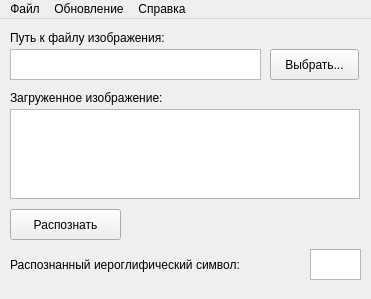
<?xml version="1.0" encoding="UTF-8"?>
<ui version="4.0">
 <class>MainWindow</class>
 <widget class="QMainWindow" name="MainWindow">
  <property name="geometry">
   <rect>
    <x>0</x>
    <y>0</y>
    <width>371</width>
    <height>299</height>
   </rect>
  </property>
  <property name="windowTitle">
   <string>Распознавание ГРЗ ТС КНР</string>
  </property>
  <widget class="QWidget" name="centralwidget">
   <widget class="QGraphicsView" name="gvImage">
    <property name="geometry">
     <rect>
      <x>10</x>
      <y>90</y>
      <width>350</width>
      <height>90</height>
     </rect>
    </property>
   </widget>
   <widget class="QPushButton" name="btnLoadImage">
    <property name="geometry">
     <rect>
      <x>270</x>
      <y>30</y>
      <width>89</width>
      <height>31</height>
     </rect>
    </property>
    <property name="text">
     <string>Выбрать...</string>
    </property>
   </widget>
   <widget class="QTextBrowser" name="tbImagePath">
    <property name="geometry">
     <rect>
      <x>10</x>
      <y>30</y>
      <width>251</width>
      <height>31</height>
     </rect>
    </property>
    <property name="verticalScrollBarPolicy">
     <enum>Qt::ScrollBarAlwaysOff</enum>
    </property>
   </widget>
   <widget class="QLabel" name="lblImagePath">
    <property name="geometry">
     <rect>
      <x>10</x>
      <y>10</y>
      <width>221</width>
      <height>17</height>
     </rect>
    </property>
    <property name="text">
     <string>Путь к файлу изображения:</string>
    </property>
   </widget>
   <widget class="QLabel" name="lblImage">
    <property name="geometry">
     <rect>
      <x>10</x>
      <y>70</y>
      <width>251</width>
      <height>17</height>
     </rect>
    </property>
    <property name="text">
     <string>Загруженное изображение:</string>
    </property>
   </widget>
   <widget class="QLabel" name="lblRecognitionResult">
    <property name="geometry">
     <rect>
      <x>10</x>
      <y>230</y>
      <width>301</width>
      <height>31</height>
     </rect>
    </property>
    <property name="text">
     <string>Распознанный иероглифический символ:</string>
    </property>
   </widget>
   <widget class="QTextBrowser" name="textBrowser">
    <property name="geometry">
     <rect>
      <x>310</x>
      <y>230</y>
      <width>51</width>
      <height>31</height>
     </rect>
    </property>
   </widget>
   <widget class="QPushButton" name="btnRecognize">
    <property name="geometry">
     <rect>
      <x>10</x>
      <y>190</y>
      <width>111</width>
      <height>31</height>
     </rect>
    </property>
    <property name="text">
     <string>Распознать</string>
    </property>
   </widget>
  </widget>
  <widget class="QMenuBar" name="mainMenu">
   <property name="geometry">
    <rect>
     <x>0</x>
     <y>0</y>
     <width>371</width>
     <height>22</height>
    </rect>
   </property>
   <widget class="QMenu" name="miFile">
    <property name="title">
     <string>Файл</string>
    </property>
    <addaction name="miOpen"/>
    <addaction name="separator"/>
    <addaction name="miExit"/>
   </widget>
   <widget class="QMenu" name="miUpdate">
    <property name="title">
     <string>Обновление</string>
    </property>
    <addaction name="miCheckUpdate"/>
   </widget>
   <widget class="QMenu" name="miHelp">
    <property name="title">
     <string>Справка</string>
    </property>
    <addaction name="miAbout"/>
    <addaction name="miHowTo"/>
   </widget>
   <addaction name="miFile"/>
   <addaction name="miUpdate"/>
   <addaction name="miHelp"/>
  </widget>
  <action name="miOpen">
   <property name="text">
    <string>Открыть</string>
   </property>
  </action>
  <action name="miExit">
   <property name="text">
    <string>Выход</string>
   </property>
  </action>
  <action name="miCheckUpdate">
   <property name="text">
    <string>Обновить</string>
   </property>
  </action>
  <action name="miAbout">
   <property name="text">
    <string>О программе</string>
   </property>
  </action>
  <action name="miHowTo">
   <property name="text">
    <string>Инструкция</string>
   </property>
  </action>
 </widget>
 <resources/>
 <connections/>
</ui>
